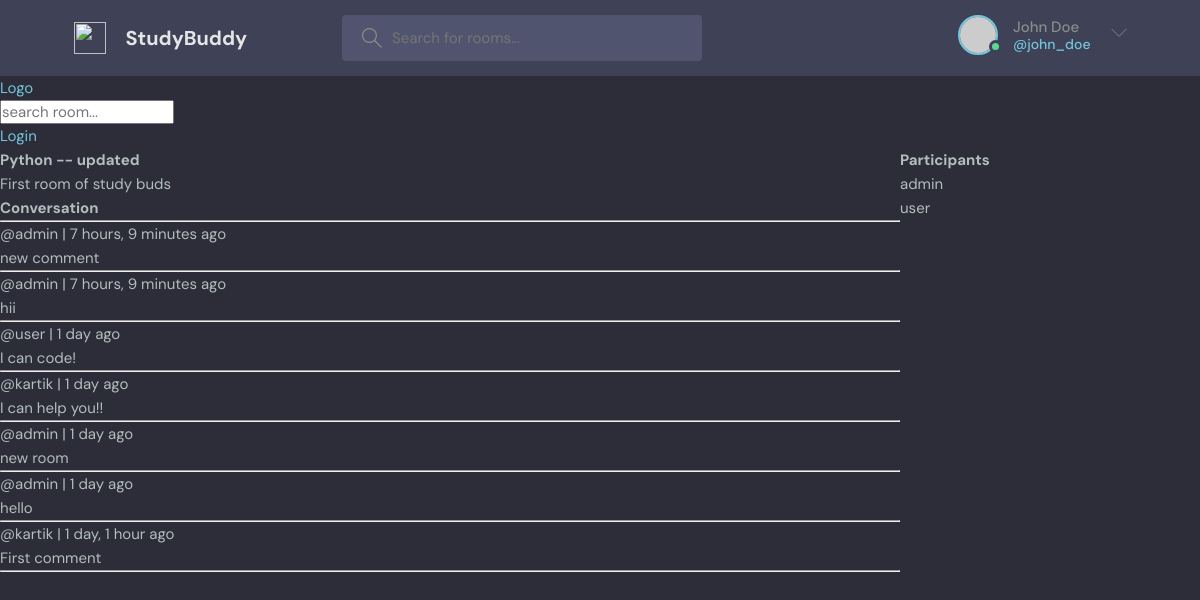
/room/9/, run on the app's committed database.
### base/models.py (models this page shows, shortened)
class Room(models.Model):
    host = models.ForeignKey(User, on_delete=models.SET_NULL, null=True)
    topic = models.ForeignKey(Topic, on_delete=models.SET_NULL, null=True)
    name = models.CharField(max_length=200)
    description = models.TextField(null=True, blank=True)  # "null" is for database and "blank" is for forms
    participants = models.ManyToManyField(User, related_name='participants', blank=True)
    updated = models.DateTimeField(auto_now=True)
    created = models.DateTimeField(auto_now_add=True)
    class Meta:
        ordering = ['-updated', '-created']

class Message(models.Model):
    user = models.ForeignKey(User, on_delete=models.CASCADE)
    room = models.ForeignKey(Room, on_delete=models.CASCADE)  # First you need to specify parent model then on delete action
    body = models.TextField()
    updated = models.DateTimeField(auto_now=True)
    created = models.DateTimeField(auto_now_add=True)
    class Meta:
        ordering = ['-updated', '-created']

### base/views.py (the view, shortened to what this page needs)
# urls.py: path('room/<str:pk>/', views.room, name='room'),
def room(request, pk):
    room = Room.objects.get(id=pk)
    room_messages = room.message_set.all().order_by('-created')  # "messages_set" is a name of model in lowercase to get data of all its children components
    participants = room.participants.all()
    context = {'room': room, 'room_messages':room_messages, 'participants':participants}
    return render(request, 'base/room.html', context)

### base/templates/base/room.html (shortened to what this page needs)
{% extends 'main.html' %} {% block content %}
<div class="room-container">
  <div>
    <h1>{{room.name}}</h1>
    <p>{{room.description}}</p>
    <div class="comment-wrapper">
      <h3>Conversation</h3>
      <hr />
      {% for msg in room_messages %}
      <div>
        <small>@{{msg.user}} | {{msg.created|timesince}} ago</small>
        <p>{{msg.body}}</p>
      </div>
      <hr />
      {% endfor %}
    </div>
  </div>
  <div>
    <h3>Participants</h3>
    {% for user in participants %}
      <p>{{user.username}}</p>
    {% endfor %}
  </div>
</div>
{% endblock content %}

### templates/main.html (shortened to what this page needs)
<!DOCTYPE html>
{% load static %}
<html lang="en">
    <head>
        <link rel="stylesheet" href="{% static "styles/style.css" %}" />
    </head>
    <body>
        {% include "navbar.html" %}
        {% block content %}{% endblock content %}
    </body>
</html>

### templates/navbar.html (shortened to what this page needs)
<header class="header header--loggedIn">
    <div class="container">
        <a href="{% url 'home' %}" class="header__logo">
            <img src="assets/logo.svg" />
            <h1>StudyBuddy</h1>
        </a>
        <form class="header__search" method="GET" action="{% url 'home' %}">
            <label>
                <input name="q" placeholder="Search for rooms..." />
            </label>
        </form>
        <nav class="header__menu">
            <div class="header__user">
                <a href="profile.html">
                    <div class="avatar avatar--medium active">
                        <img src="https://randomuser.me/api/portraits/men/37.jpg" />
                    </div>
                    <p>John Doe <span>@john_doe</span></p>
                </a>
                <button class="dropdown-button">
                    <svg version="1.1" xmlns="http://www.w3.org/2000/svg" width="32" height="32"
                        viewBox="0 0 32 32">
                        <title>chevron-down</title>
                        <path d="M16 21l-13-13h-3l16 16 16-16h-3l-13 13z"></path>
                    </svg>
                </button>
            </div>
        </nav>
    </div>
</header>
<a href="">Logo</a>
<form action="" method="GET">
    <input type="text" name="q" placeholder="search room...">
</form>
{% if request.user.is_authenticated %}
<a href="{% url 'logout' %}">Logout</a>
{% else %}
<a href="{% url 'login' %}">Login</a>
{% endif %}

### static/styles/style.css (style rules this page uses)
:root { --color-main: #71c6dd; --color-main-light: #e1f6fb; --color-dark: #3f4156; --color-dark-medium: #51546e; --color-dark-light: #696d97; --color-light: #e5e5e5; --color-gray: #8b8b8b; --color-light-gray: #b2bdbd; --color-bg: #2d2d39; --color-success: #5dd693; --color-error: #fc4b0b; }
* { font-family: "DM Sans", -apple-system, BlinkMacSystemFont, "Segoe UI", Roboto, Oxygen, Ubuntu, Cantarell, "Open Sans", "Helvetica Neue", sans-serif; margin: 0; padding: 0; box-sizing: border-box; text-rendering: optimizeLegibility; font-size: inherit; }
html { font-size: 56.25%; }
@media only screen and (min-width: 1200px) { html { font-size: 62.5%; } }
body { line-height: 1.6; font-weight: 400; font-size: 1.5rem; color: var(--color-light-gray); background-color: var(--color-bg); min-height: 100vh; }
img { width: 100%; }
a { display: inline-block; color: var(--color-main); text-decoration: none; }
.container { max-width: 120rem; width: 90%; margin: auto; }
.avatar { position: relative; display: inline-block; border-radius: 50%; border: 2px solid var(--color-main); }
.avatar img { display: block; border-radius: 50%; object-fit: cover; object-position: center; }
.avatar::after { content: ""; display: block; position: absolute; background-color: var(--color-gray); z-index: 111; border-radius: 50%; border: 0.3rem solid var(--color-dark); }
.avatar.active::after { background-color: var(--color-success); }
.avatar.avatar--medium img { width: 3.6rem; height: 3.6rem; border-radius: 50%; }
.avatar.avatar--medium:after { width: 0.7rem; height: 0.7rem; bottom: 0px; right: -6px; }
.header { padding: 1.5rem; background-color: var(--color-dark); }
.header > .container { display: flex; gap: 9.5rem; }
.header__logo, .header__user { display: flex; gap: 2rem; align-items: center; }
.header__logo > img { height: 3.2rem; width: 3.2rem; }
.header__logo > h1 { font-weight: 700; font-size: 2rem; color: var(--color-light); }
.header__search > label { background-color: var(--color-dark-medium); padding: 1.3rem 1rem; display: flex; align-items: center; gap: 1rem; border-radius: 4px; }
.header__search svg { fill: var(--color-gray); width: 2rem; height: 2rem; margin-left: 1rem; }
.header__search input { width: 30rem; background: transparent; border: none; outline: none; color: var(--color-light); }
.header__menu { margin-left: auto; position: relative; }
.header__menu a { display: flex; gap: 1.5rem; align-items: center; font-weight: 500; text-decoration: none; color: var(--color-gray); }
.header__menu img { height: 3.6rem; }
.header__menu p { line-height: 1.2; }
.header__menu span { color: var(--color-main); font-weight: 500; font-size: 1.4rem; display: block; }
.header__menu svg { width: 1.6rem; height: 1.6rem; fill: var(--color-dark-light); }
.dropdown-button { background: transparent; border: 0; outline: 0; cursor: pointer; }

### base/templates/base/room.html (style rules this page uses)
.room-container { display: grid; grid-template-columns: 3fr 1fr; }

### data on the page
Room: name "Python -- updated", description "First room of study buds"
Message: user "admin", created "7 hours, 9 minutes", body "new comment"
Message: user "admin", created "7 hours, 9 minutes", body "hii"
Message: user "user", created "1 day", body "I can code!"
Message: user "kartik", created "1 day", body "I can help you!!"
Message: user "admin", created "1 day", body "new room"
Message: user "admin", created "1 day", body "hello"
Message: user "kartik", created "1 day, 1 hour", body "First comment"

### other printed values
{{ user.username }} "admin"
{{ user.username }} "user"
